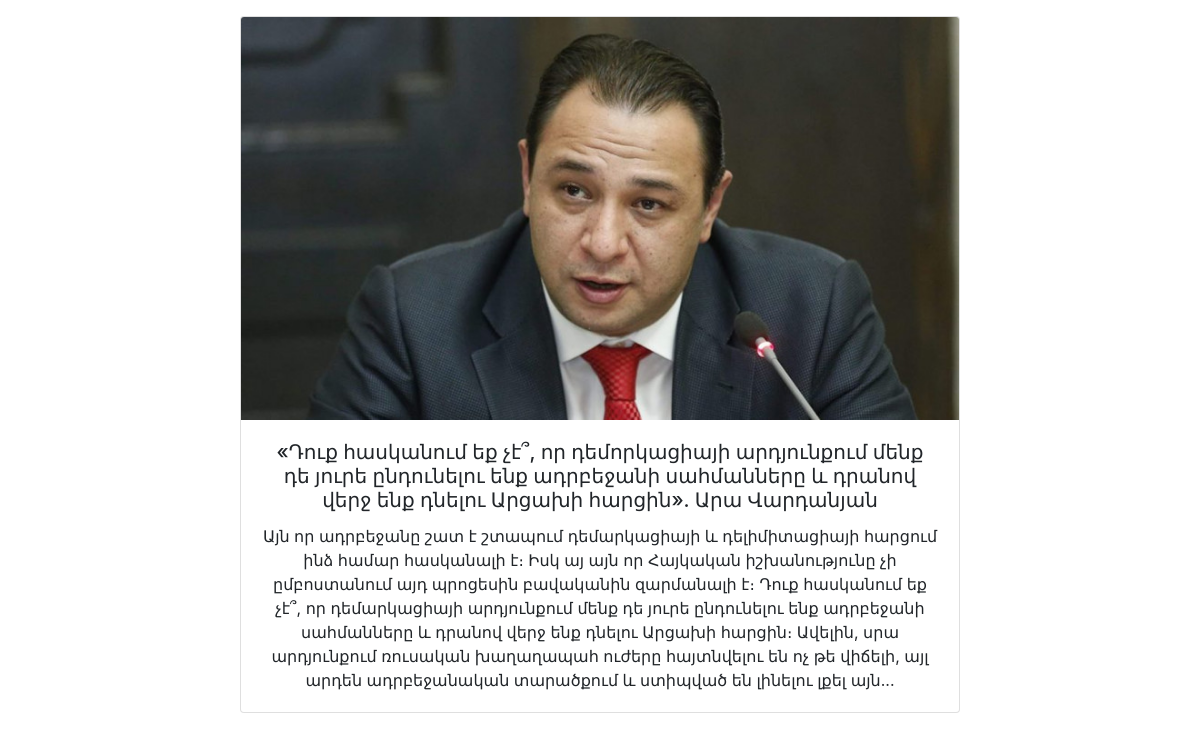
/detail/10/, run on the app's committed database.
### news/models.py (models this page shows, shortened)
class Newspaper(models.Model):
	user = models.ForeignKey(User, default=1, null=True, on_delete=models.SET_NULL)
	title = models.CharField(max_length=500, unique=True, blank=False, null=False)
	text = models.TextField(blank=False, null=False)
	image = models.ImageField(null=True, blank=True, default='default.png')
	date = models.DateTimeField(default=datetime.datetime.now())

### news/views.py (the view)
# urls.py: path('detail/<int:pk>/',NewsDetail.as_view(), name='detail'),
class NewsDetail(DetailView):
	model = Newspaper
	template_name = 'single.html'
	context_object_name = 'new'

### templates/single.html (shortened to what this page needs)
<!DOCTYPE html>
<html>
<head>
	<link rel="stylesheet" type="text/css" href="https://cdn.jsdelivr.net/npm/bootstrap@4.6.0/dist/css/bootstrap.min.css">
</head>
<body>
	<center>
	<div class="card mt-3" style="width: 45rem;">
  <img src="{{ new.image.url }}" class="card-img-top">
  <div class="card-body">
    <h5 class="card-title">{{ new.title }}</h5>
    <p class="card-text">{{ new.text }}</p>
  </div>
</div>
</center>
</body>
</html>

### data on the page
Newspaper: image (picture), title "«Դուք հասկանում եք չէ՞, որ դեմորկացիայի արդյունքում մենք դե յուրե ընդունելու ենք ադրբեջանի սահմանները և դրանով վերջ ենք դնելու Արցախի հարցին». Արա Վարդանյան", text "Այն որ ադրբեջանը շատ է շտապում դեմարկացիայի և դելիմիտացիայի հարցում ինձ համար հասկանալի է։ Իսկ այ այն որ Հայկական իշխանությունը չի ըմբոստանում այդ պրոցեսին բավականին զարմանալի է։ Դուք հասկանում եք չէ՞, որ դեմարկացիայի արդյունքում մենք դե յուրե ընդունելու ենք ադրբեջանի սահմանները և դրանով վերջ ենք դնելու Արցախի հարցին։ Ավելին, սրա արդյունքում ռուսական խաղաղապահ ուժերը հայտնվելու են ոչ թե վիճելի, այլ արդեն ադրբեջանական տարածքում և ստիպված են լինելու լքել այն..."
